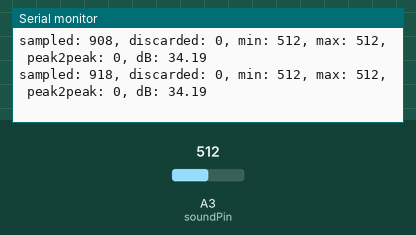
The sketch below on a simulated Arduino Uno, built with avr-gcc and run on an emulated ATmega328P. On the bench: the last lines printed to the serial monitor. Inputs (shaded band) come from the test bench; at power-on: A3 (soundPin) = 512.

Above: at 16.2 s.
16.3 s: A3 (soundPin) set to 987
At 16.33 s:
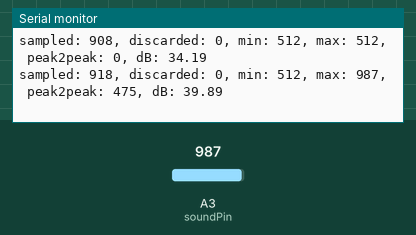
17.8 s: A3 (soundPin) set to 1013
At 17.95 s:
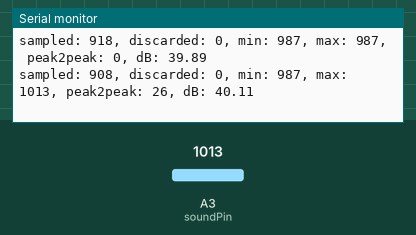
Timing chart, 0 to 20.8 s (numbered marks = the images above; inputs shaded):
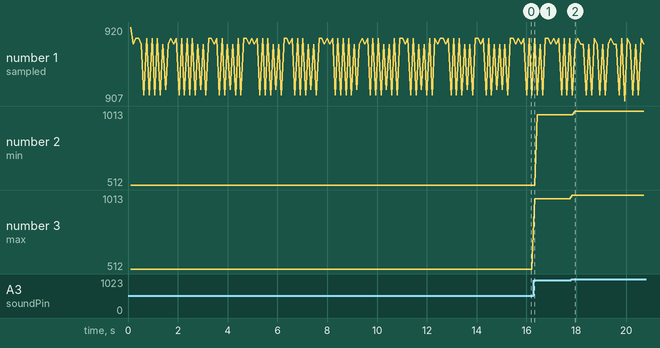

Measured:
- after the input at 16.3 s, the serial monitor: prints a new line at once (image 1)
- after the input at 17.8 s, the serial monitor: prints a new line at once (image 2)
- plotted number 2: 512 → 987 after the input at 16.3 s, 987 → 1013 after the input at 17.8 s
- plotted number 3: 512 → 987 after the input at 16.3 s, 987 → 1013 after the input at 17.8 s

The sketch:

decibelmeter.ino
```cpp
const int soundPin = A3;
const unsigned long sampleWindow = 100;

const double dBAnalogQuiet = 10;
// const double dBAnalogModerate = 12;
// const double dBAnalogLoud = 17;

void setup() {
  Serial.begin(9600);
  pinMode(soundPin, INPUT);
}

void loop() {
  unsigned long startMillis = millis();
  unsigned int signalMax = 0;
  unsigned int signalMin = 1024;
  unsigned int samples = 0;
  unsigned int discards = 0;

  while (millis() < startMillis + sampleWindow) {
    unsigned int sample = analogRead(soundPin);
    samples++;
    if (sample < 1024) {
      signalMax = max(sample, signalMax);
      signalMin = min(sample, signalMin);
    } else {
      discards++;
    }
  }

  int peakToPeak = signalMax - signalMin;
  int decibels = map(peakToPeak, 0, 100, 40, 90);

  Serial.print("sampled: ");
  Serial.print(samples);
  Serial.print(", discarded: ");
  Serial.print(discards);
  Serial.print(", min: ");
  Serial.print(signalMin);
  Serial.print(", max: ");
  Serial.print(signalMax);
  Serial.print(", peak2peak: ");
  Serial.print(peakToPeak);
  Serial.print(", dB: ");
  Serial.println(calculateDecibels(signalMax));
}

float calculateDecibels(int x) {
  return 20 * log10(x/dBAnalogQuiet);
}
```
